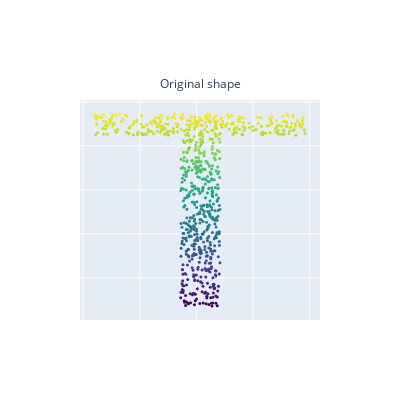

The notebook cell saved with this chart:
### Code cell
# Generate shape
X = make_plot(3000)
data=go.Scatter(x=X[:, 0], y=X[:, 1], mode='markers', marker=dict(
        size=3,color=X[:,1],opacity=1,colorscale='Viridis'))
layout=go.Layout(title_text="Original shape", title_x=0.5, title_y=0.8,title_font_size=12)
fig = go.Figure(data=[data], layout=layout)
fig.update_layout(height=400, width=400,showlegend=False)
fig.update_xaxes(showticklabels=False)
fig.update_yaxes(showticklabels=False)
fig.show()

### Figure 1 — Plotly figure (JSON) as saved in the notebook; plotly's stock layout.template omitted (floating-point values rounded to 4 significant figures; data arrays with more than 128 entries replaced by an {"elided": "..."} marker saying what was removed)
{"data": [{"marker": {"color": {"elided": "740 float values"}, "colorscale": [[0, "#440154"], [0.1111, "#482878"], [0.2222, "#3e4989"], [0.3333, "#31688e"], [0.4444, "#26828e"], [0.5556, "#1f9e89"], [0.6667, "#35b779"], [0.7778, "#6ece58"], [0.8889, "#b5de2b"], [1, "#fde725"]], "opacity": 1, "size": 3}, "mode": "markers", "type": "scatter", "x": {"elided": "740 float values"}, "y": {"elided": "740 float values"}}], "layout": {"height": 400, "showlegend": false, "title": {"font": {"size": 12}, "text": "Original shape", "x": 0.5, "y": 0.8}, "width": 400, "xaxis": {"showticklabels": false}, "yaxis": {"showticklabels": false}}}
